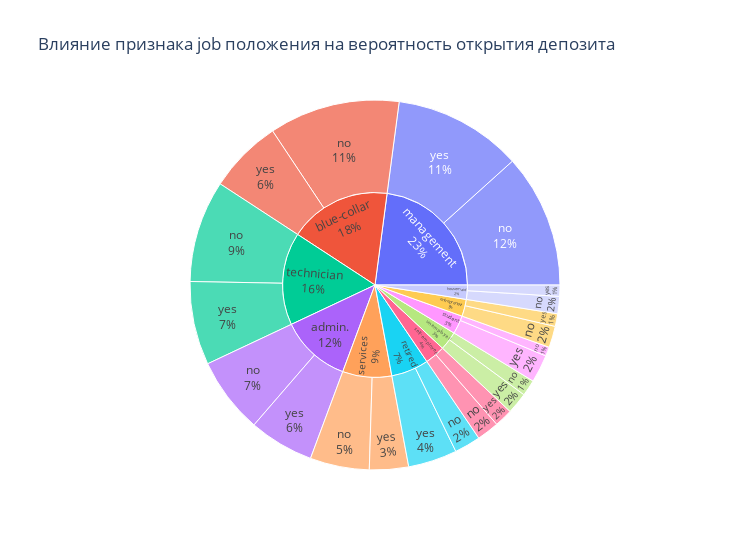
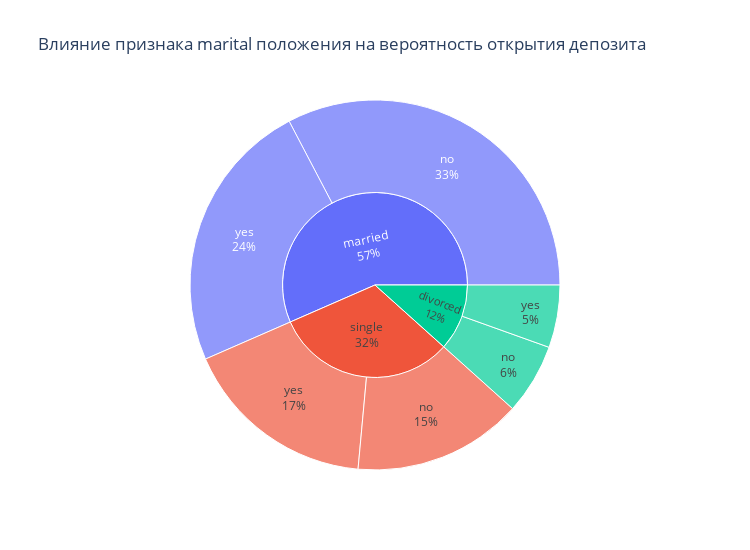
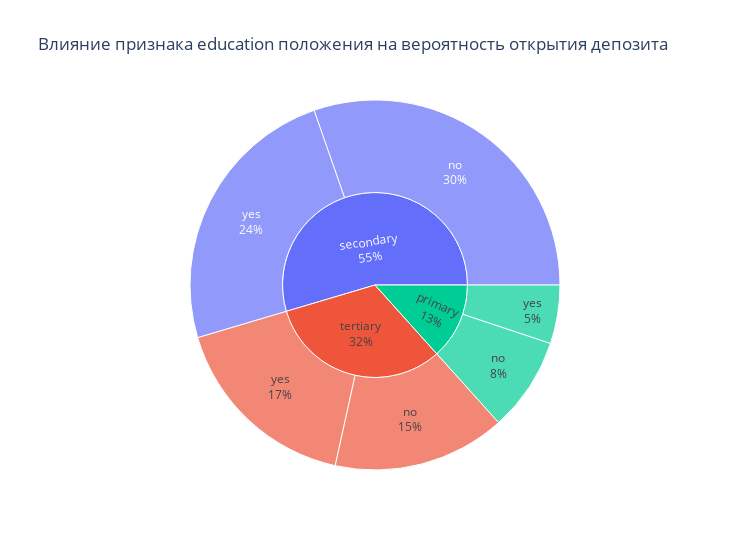
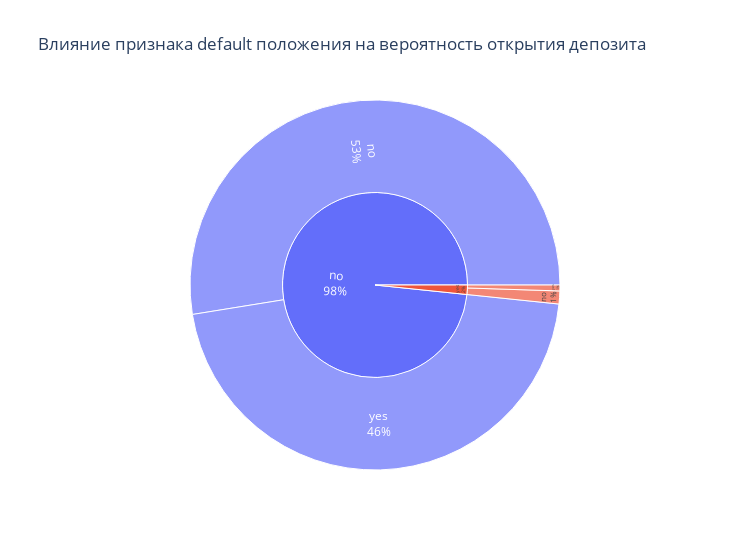

The notebook cell saved with these charts, in order:
### Markdown cell above
####  По полученной визуализации видно, что за исключением голубых воротничков, которые чаще отказываются от открытия депозита, в остальном вероятность открытия не зависит от работы.

### Code cell
from plotly.subplots import make_subplots
import plotly.graph_objects as go
from plotly import tools
cat = ['job', 'marital', 'education', 'default', 'housing', 'loan', 'contact', 'month', 'poutcome']
for c in cat:
    fig = px.sunburst(
    cleaned_df, 
    path=[c, 'deposit'],
    width=750,
    height=550,
    title='Влияние признака ' + c + ' положения на вероятность открытия депозита',

    )
    fig.update_traces(textinfo="label+percent entry")
    fig.show()

### Figure 1 — Plotly figure (JSON) as saved in the notebook; plotly's stock layout.template omitted (floating-point values rounded to 4 significant figures)
{"data": [{"branchvalues": "total", "domain": {"x": [0, 1], "y": [0, 1]}, "hovertemplate": "labels=%{label}<br>count=%{value}<br>parent=%{parent}<br>id=%{id}<extra></extra>", "ids": ["admin./no", "blue-collar/no", "entrepreneur/no", "housemaid/no", "management/no", "retired/no", "self-employed/no", "services/no", "student/no", "technician/no", "unemployed/no", "admin./yes", "blue-collar/yes", "entrepreneur/yes", "housemaid/yes", "management/yes", "retired/yes", "self-employed/yes", "services/yes", "student/yes", "technician/yes", "unemployed/yes", "admin.", "blue-collar", "entrepreneur", "housemaid", "management", "retired", "self-employed", "services", "student", "technician", "unemployed"], "labels": ["no", "no", "no", "no", "no", "no", "no", "no", "no", "no", "no", "yes", "yes", "yes", "yes", "yes", "yes", "yes", "yes", "yes", "yes", "yes", "admin.", "blue-collar", "entrepreneur", "housemaid", "management", "retired", "self-employed", "services", "student", "technician", "unemployed"], "name": "", "parents": ["admin.", "blue-collar", "entrepreneur", "housemaid", "management", "retired", "self-employed", "services", "student", "technician", "unemployed", "admin.", "blue-collar", "entrepreneur", "housemaid", "management", "retired", "self-employed", "services", "student", "technician", "unemployed", "", "", "", "", "", "", "", "", "", "", ""], "textinfo": "label+percent entry", "type": "sunburst", "values": [672, 1155, 189, 153, 1180, 231, 197, 523, 81, 900, 143, 574, 652, 111, 99, 1135, 432, 161, 345, 245, 738, 189, 1246, 1807, 300, 252, 2315, 663, 358, 868, 326, 1638, 332]}], "layout": {"height": 550, "legend": {"tracegroupgap": 0}, "title": {"text": "Влияние признака job положения на вероятность открытия депозита"}, "width": 750}}

### Figure 2 — Plotly figure (JSON) as saved in the notebook; plotly's stock layout.template omitted (floating-point values rounded to 4 significant figures)
{"data": [{"branchvalues": "total", "domain": {"x": [0, 1], "y": [0, 1]}, "hovertemplate": "labels=%{label}<br>count=%{value}<br>parent=%{parent}<br>id=%{id}<extra></extra>", "ids": ["divorced/no", "married/no", "single/no", "divorced/yes", "married/yes", "single/yes", "divorced", "married", "single"], "labels": ["no", "no", "no", "yes", "yes", "yes", "divorced", "married", "single"], "name": "", "parents": ["divorced", "married", "single", "divorced", "married", "single", "", "", ""], "textinfo": "label+percent entry", "type": "sunburst", "values": [624, 3303, 1497, 553, 2412, 1716, 1177, 5715, 3213]}], "layout": {"height": 550, "legend": {"tracegroupgap": 0}, "title": {"text": "Влияние признака marital положения на вероятность открытия депозита"}, "width": 750}}

### Figure 3 — Plotly figure (JSON) as saved in the notebook; plotly's stock layout.template omitted (floating-point values rounded to 4 significant figures)
{"data": [{"branchvalues": "total", "domain": {"x": [0, 1], "y": [0, 1]}, "hovertemplate": "labels=%{label}<br>count=%{value}<br>parent=%{parent}<br>id=%{id}<extra></extra>", "ids": ["primary/no", "secondary/no", "tertiary/no", "primary/yes", "secondary/yes", "tertiary/yes", "primary", "secondary", "tertiary"], "labels": ["no", "no", "no", "yes", "yes", "yes", "primary", "secondary", "tertiary"], "name": "", "parents": ["primary", "secondary", "tertiary", "primary", "secondary", "tertiary", "", "", ""], "textinfo": "label+percent entry", "type": "sunburst", "values": [832, 3066, 1526, 517, 2451, 1713, 1349, 5517, 3239]}], "layout": {"height": 550, "legend": {"tracegroupgap": 0}, "title": {"text": "Влияние признака education положения на вероятность открытия депозита"}, "width": 750}}

### Figure 4 — Plotly figure (JSON) as saved in the notebook; plotly's stock layout.template omitted (floating-point values rounded to 4 significant figures)
{"data": [{"branchvalues": "total", "domain": {"x": [0, 1], "y": [0, 1]}, "hovertemplate": "labels=%{label}<br>count=%{value}<br>parent=%{parent}<br>id=%{id}<extra></extra>", "ids": ["no/no", "yes/no", "no/yes", "yes/yes", "no", "yes"], "labels": ["no", "no", "yes", "yes", "no", "yes"], "name": "", "parents": ["no", "yes", "no", "yes", "", ""], "textinfo": "label+percent entry", "type": "sunburst", "values": [5310, 114, 4629, 52, 9939, 166]}], "layout": {"height": 550, "legend": {"tracegroupgap": 0}, "title": {"text": "Влияние признака default положения на вероятность открытия депозита"}, "width": 750}}
